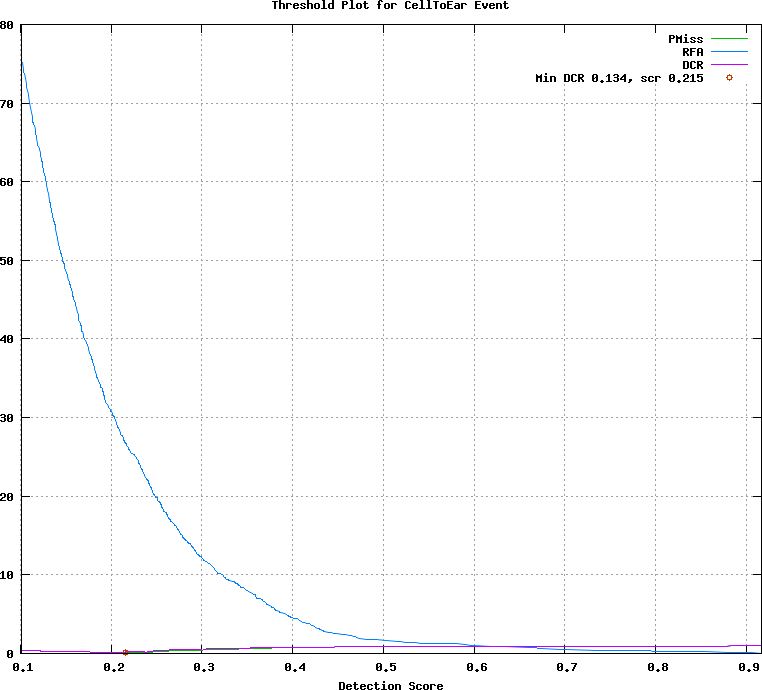

Write the gnuplot code that produced this figure.
## GNUPLOT command file
set terminal postscript color
set style data lines
set title 'Threshold Plot for CellToEar Event'
set xlabel 'Detection Score'
set grid
set size ratio 0.85
plot [0.101000:0.917000]  \
  'test.det.CellToEar_Event.dat.1' using 1:4 title 'PMiss' with lines lt 2, \
  'test.det.CellToEar_Event.dat.1' using 1:5 title 'RFA' with lines lt 3, \
  'test.det.CellToEar_Event.dat.1' using 1:6 title 'DCR' with lines lt 4, \
  'test.det.CellToEar_Event.dat.2' using 1:2 title 'Min DCR 0.134, scr 0.215' with points lt 6
